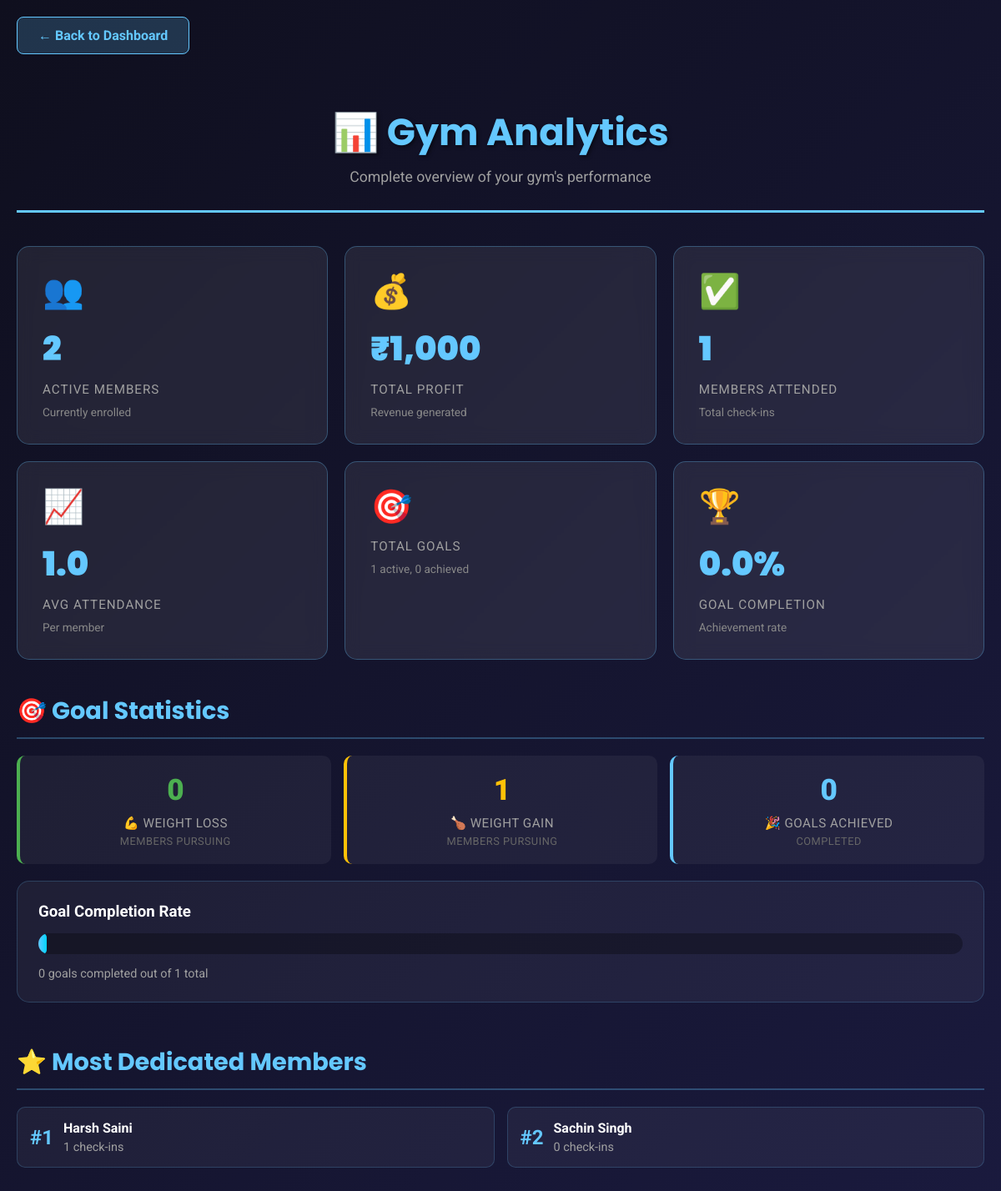
Screenshot of /statistics (signed in) with the database file from the repository.
### tables this page shows
CREATE TABLE members (
            id INTEGER PRIMARY KEY AUTOINCREMENT,
            gym_owner_id INTEGER NOT NULL,
            name TEXT,
            phone TEXT,
            email TEXT,
            join_date TEXT,
            start_weight REAL,
            status TEXT DEFAULT 'active',
            goal_type TEXT DEFAULT 'weight_loss',
            target_weight REAL,
            goal_deadline TEXT,
            FOREIGN KEY(gym_owner_id) REFERENCES gym_owners(id),
            UNIQUE(gym_owner_id, name)
        );

### app.py (the view)
@app.route("/statistics")
@login_required
def statistics():
    gym_owner_id = session.get('gym_owner_id')
    with get_db() as db:
        total_members = db.execute(
            "SELECT COUNT(*) FROM members WHERE gym_owner_id=? AND status='active'",
            (gym_owner_id,)
        ).fetchone()[0]
        total_attended = db.execute(
            "SELECT COUNT(DISTINCT member_id) FROM attendance WHERE gym_owner_id=?",
            (gym_owner_id,)
        ).fetchone()[0]
        avg_attendance = db.execute(
            "SELECT ROUND(AVG(attendance_count)) FROM (SELECT COUNT(*) as attendance_count FROM attendance WHERE gym_owner_id=? GROUP BY member_id)",
            (gym_owner_id,)
        ).fetchone()[0] or 0
        total_profit = db.execute(
            "SELECT COALESCE(SUM(amount), 0) FROM profits WHERE gym_owner_id=?",
            (gym_owner_id,)
        ).fetchone()[0]
        active_goals = db.execute(
            "SELECT COUNT(*) FROM member_goals WHERE gym_owner_id=? AND achieved=0",
            (gym_owner_id,)
        ).fetchone()[0]
        achieved_goals = db.execute(
            "SELECT COUNT(*) FROM member_goals WHERE gym_owner_id=? AND achieved=1",
            (gym_owner_id,)
        ).fetchone()[0]
        goal_completion_rate = (achieved_goals / (active_goals + achieved_goals) * 100) if (active_goals + achieved_goals) > 0 else 0
        weight_loss_count = db.execute(
            "SELECT COUNT(*) FROM member_goals WHERE gym_owner_id=? AND goal_type='weight_loss' AND achieved=0",
            (gym_owner_id,)
        ).fetchone()[0]
        weight_gain_count = db.execute(
            "SELECT COUNT(*) FROM member_goals WHERE gym_owner_id=? AND goal_type='weight_gain' AND achieved=0",
            (gym_owner_id,)
        ).fetchone()[0]
        top_members = db.execute("""
            SELECT m.name, COUNT(a.id) as count
            FROM members m
            LEFT JOIN attendance a ON m.id = a.member_id AND a.gym_owner_id = ?
            WHERE m.gym_owner_id=? AND m.status='active'
            GROUP BY m.id
            ORDER BY count DESC
            LIMIT 5
        """, (gym_owner_id, gym_owner_id)).fetchall()
    return render_template(
        "statistics.html",
        total_members=total_members,
        total_attended=total_attended,
        avg_attendance=avg_attendance,
        total_profit=total_profit,
        active_goals=active_goals,
        achieved_goals=achieved_goals,
        goal_completion_rate=round(goal_completion_rate, 1),
        weight_loss_count=weight_loss_count,
        weight_gain_count=weight_gain_count,
        top_members=top_members
    )

### app.py (called while the page is built)
def login_required(f):
    @wraps(f)
    def decorated_function(*args, **kwargs):
        if 'gym_owner_id' not in session:
            flash("Please login to access this page", "warning")
            return redirect("/login")
        return f(*args, **kwargs)
    return decorated_function

def get_db():
    conn = sqlite3.connect(DB_NAME)
    conn.row_factory = sqlite3.Row
    return conn

### templates/statistics.html (shortened to what this page needs)
<!DOCTYPE html>
<html lang="en">
<head>
</head>
<body>
    <div class="container">
        <a href="/" class="back-link">← Back to Dashboard</a>
        <header>
            <h1>📊 Gym Analytics</h1>
            <p class="subtitle">Complete overview of your gym's performance</p>
        </header>
        <div class="stats-grid">
            <div class="stat-card">
                <div class="stat-icon">👥</div>
                <div class="stat-value">{{ total_members }}</div>
                <div class="stat-label">Active Members</div>
                <div class="stat-subtitle">Currently enrolled</div>
            </div>
            <div class="stat-card">
                <div class="stat-icon">💰</div>
                <div class="stat-value">₹{{ '{:,.0f}'.format(total_profit) }}</div>
                <div class="stat-label">Total Profit</div>
                <div class="stat-subtitle">Revenue generated</div>
            </div>
            <div class="stat-card">
                <div class="stat-icon">✅</div>
                <div class="stat-value">{{ total_attended }}</div>
                <div class="stat-label">Members Attended</div>
                <div class="stat-subtitle">Total check-ins</div>
            </div>
            <div class="stat-card">
                <div class="stat-icon">📈</div>
                <div class="stat-value">{{ avg_attendance }}</div>
                <div class="stat-label">Avg Attendance</div>
                <div class="stat-subtitle">Per member</div>
            </div>
            <div class="stat-card">
                <div class="stat-icon">🎯</div>
                <div class="stat-label">Total Goals</div>
                <div class="stat-subtitle">{{ active_goals }} active, {{ achieved_goals }} achieved</div>
            </div>
            <div class="stat-card">
                <div class="stat-icon">🏆</div>
                <div class="stat-value">{{ goal_completion_rate }}%</div>
                <div class="stat-label">Goal Completion</div>
                <div class="stat-subtitle">Achievement rate</div>
            </div>
        </div>
        <div class="section">
            <h2 class="section-title">🎯 Goal Statistics</h2>
            <div class="goal-stats">
                <div class="goal-item loss">
                    <div class="goal-number">{{ weight_loss_count }}</div>
                    <div class="goal-label">💪 Weight Loss</div>
                    <div class="goal-label" style="color:#666;margin-top:5px;font-size:0.8em;">Members pursuing</div>
                </div>
                <div class="goal-item gain">
                    <div class="goal-number">{{ weight_gain_count }}</div>
                    <div class="goal-label">🍗 Weight Gain</div>
                    <div class="goal-label" style="color:#666;margin-top:5px;font-size:0.8em;">Members pursuing</div>
                </div>
                <div class="goal-item">
                    <div class="goal-number">{{ achieved_goals }}</div>
                    <div class="goal-label">🎉 Goals Achieved</div>
                    <div class="goal-label" style="color:#666;margin-top:5px;font-size:0.8em;">Completed</div>
                </div>
            </div>
            <div class="progress-section">
                <h3 style="margin-bottom:15px;">Goal Completion Rate</h3>
                <div class="progress-bar-wrapper">
                    <div class="progress-bar" style="width:{{ goal_completion_rate }}%;">
                    </div>
                </div>
                <div style="margin-top:15px;color:#a0a0a0;font-size:0.9em;">
                    {{ achieved_goals }} goals completed out of {{ active_goals + achieved_goals }} total
                </div>
            </div>
        </div>
        <div class="section">
            <h2 class="section-title">⭐ Most Dedicated Members</h2>
            <div class="members-list">
                {% for member in top_members %}
                <div class="member-item">
                    <div class="member-rank">#{{ loop.index }}</div>
                    <div class="member-details">
                        <div class="member-name">{{ member[0] }}</div>
                        <div class="member-stat">{{ member[1] }} check-ins</div>
                    </div>
                </div>
                {% endfor %}
            </div>
        </div>
    </div>
</body>
</html>

### templates/statistics.html (style rules this page uses)
* { margin: 0; padding: 0; box-sizing: border-box; }
body { font-family: 'Roboto', sans-serif; background: linear-gradient(135deg, #0f0f1e 0%, #1a1a3e 100%); color: #fff; min-height: 100vh; padding: 20px; }
.container { max-width: 1400px; margin: 0 auto; }
.back-link { display: inline-block; margin-bottom: 30px; padding: 12px 25px; background: rgba(100, 200, 255, 0.2); border: 1px solid #64c8ff; color: #64c8ff; border-radius: 8px; text-decoration: none; transition: all 0.3s ease; font-weight: bold; }
header { text-align: center; margin-bottom: 40px; padding: 30px 0; border-bottom: 3px solid #64c8ff; }
h1 { font-size: 2.8em; color: #64c8ff; font-family: 'Poppins', sans-serif; margin-bottom: 10px; text-shadow: 2px 2px 4px rgba(0,0,0,0.5); }
.subtitle { color: #a0a0a0; font-size: 1.1em; }
.stats-grid { display: grid; grid-template-columns: repeat(auto-fit, minmax(280px, 1fr)); gap: 20px; margin-bottom: 40px; }
.stat-card { background: rgba(255, 255, 255, 0.08); border: 1px solid rgba(100, 200, 255, 0.3); border-radius: 15px; padding: 30px; backdrop-filter: blur(10px); transition: all 0.4s ease; animation: slideIn 0.6s ease-out forwards; opacity: 0; }
.stat-card:nth-child(1) { animation-delay: 0s; }
.stat-card:nth-child(2) { animation-delay: 0.1s; }
.stat-card:nth-child(3) { animation-delay: 0.2s; }
.stat-card:nth-child(4) { animation-delay: 0.3s; }
.stat-card:nth-child(5) { animation-delay: 0.4s; }
.stat-card:nth-child(6) { animation-delay: 0.5s; }
.stat-icon { font-size: 2.5em; margin-bottom: 15px; }
.stat-value { font-size: 2.5em; font-weight: 900; color: #64c8ff; margin-bottom: 10px; font-family: 'Poppins', sans-serif; }
.stat-label { color: #a0a0a0; font-size: 0.95em; text-transform: uppercase; letter-spacing: 1px; margin-bottom: 10px; }
.stat-subtitle { color: #888; font-size: 0.85em; margin-top: 10px; }
.section { margin-bottom: 50px; }
.section-title { font-size: 1.8em; color: #64c8ff; margin-bottom: 20px; padding-bottom: 10px; border-bottom: 2px solid rgba(100, 200, 255, 0.3); font-family: 'Poppins', sans-serif; }
.members-list { display: grid; grid-template-columns: repeat(auto-fit, minmax(250px, 1fr)); gap: 15px; }
.member-item { background: rgba(255, 255, 255, 0.05); border: 1px solid rgba(100, 200, 255, 0.2); border-radius: 10px; padding: 15px; display: flex; justify-content: space-between; align-items: center; transition: all 0.3s ease; }
.member-rank { font-size: 1.5em; font-weight: bold; color: #64c8ff; margin-right: 10px; min-width: 30px; }
.member-details { flex: 1; }
.member-name { font-weight: 700; color: #fff; margin-bottom: 5px; }
.member-stat { color: #a0a0a0; font-size: 0.9em; }
.goal-stats { display: grid; grid-template-columns: repeat(auto-fit, minmax(200px, 1fr)); gap: 15px; }
.goal-item { background: rgba(255, 255, 255, 0.05); border-radius: 10px; padding: 20px; text-align: center; border-left: 4px solid #64c8ff; transition: all 0.3s ease; }
.goal-item.loss { border-left-color: #4caf50; }
.goal-item.gain { border-left-color: #ffc107; }
.goal-number { font-size: 2.2em; font-weight: 900; color: #64c8ff; margin-bottom: 10px; }
.goal-item.loss .goal-number { color: #4caf50; }
.goal-item.gain .goal-number { color: #ffc107; }
.goal-label { color: #a0a0a0; font-size: 0.95em; text-transform: uppercase; letter-spacing: 0.5px; }
.progress-section { background: rgba(255, 255, 255, 0.05); border: 1px solid rgba(100, 200, 255, 0.2); border-radius: 15px; padding: 25px; margin-top: 20px; }
.progress-bar-wrapper { margin-top: 10px; height: 25px; background: rgba(0, 0, 0, 0.3); border-radius: 15px; overflow: hidden; display: flex; align-items: center; }
.progress-bar { height: 100%; background: linear-gradient(90deg, #64c8ff 0%, #00d4ff 100%); border-radius: 15px; display: flex; align-items: center; justify-content: flex-end; padding-right: 10px; color: #000; font-weight: bold; font-size: 0.9em; }

### rows the page displays
members: name "Harsh Saini", gym_owner "1"
members: name "Sachin Singh", member "0"

### other values shown
{{ total_members }} "2"
{{ '{:,.0f}'.format(total_profit) }} "1,000"
{{ total_attended }} "1"
{{ avg_attendance }} "1.0"
{{ active_goals }} "1"
{{ achieved_goals }} "0"
{{ goal_completion_rate }} "0.0"
{{ weight_loss_count }} "0"
{{ weight_gain_count }} "1"
{{ active_goals + achieved_goals }} "1"
